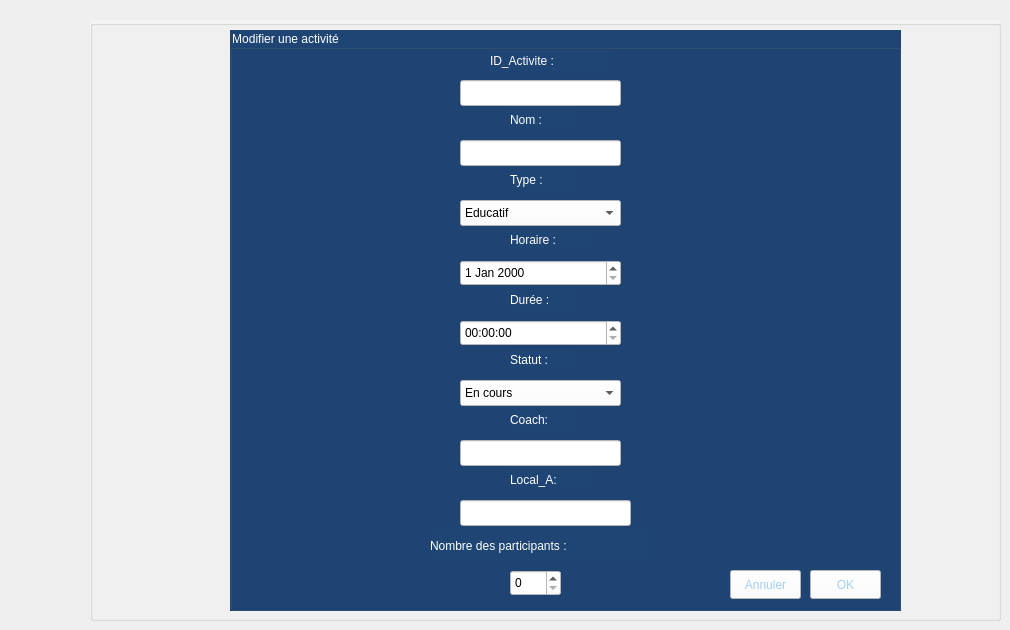
      <widget class="QWidget" name="tab_22">
       <attribute name="title">
        <string>modifierA</string>
       </attribute>
       <widget class="QGroupBox" name="groupBox_24">
        <property name="geometry">
         <rect>
          <x>90</x>
          <y>20</y>
          <width>911</width>
          <height>601</height>
         </rect>
        </property>
        <property name="styleSheet">
         <string notr="true">background-color: rgb(243, 243, 243);
color: rgb(0, 0, 0);
font: 10pt &quot;Times New Roman&quot;;</string>
        </property>
        <property name="title">
         <string/>
        </property>
        <widget class="QGroupBox" name="groupBox_25">
         <property name="geometry">
          <rect>
           <x>140</x>
           <y>10</y>
           <width>671</width>
           <height>581</height>
          </rect>
         </property>
         <property name="styleSheet">
          <string notr="true">background-color: rgb(31, 69, 116);


color: rgb(255,255,255);
font: 12pt &quot;Times New Roman&quot;;</string>
         </property>
         <property name="title">
          <string>Modifier une activité</string>
         </property>
         <widget class="QLabel" name="label_118">
          <property name="geometry">
           <rect>
            <x>280</x>
            <y>140</y>
            <width>63</width>
            <height>20</height>
           </rect>
          </property>
          <property name="styleSheet">
           <string notr="true">color: rgb(255,255,255);
font: 12pt &quot;Times New Roman&quot;;</string>
          </property>
          <property name="text">
           <string>Type :</string>
          </property>
         </widget>
         <widget class="QLabel" name="label_119">
          <property name="geometry">
           <rect>
            <x>280</x>
            <y>80</y>
            <width>63</width>
            <height>20</height>
           </rect>
          </property>
          <property name="styleSheet">
           <string notr="true">color: rgb(255,255,255);
font: 12pt &quot;Times New Roman&quot;;</string>
          </property>
          <property name="text">
           <string>Nom :</string>
          </property>
         </widget>
         <widget class="QLabel" name="label_120">
          <property name="geometry">
           <rect>
            <x>280</x>
            <y>200</y>
            <width>81</width>
            <height>20</height>
           </rect>
          </property>
          <property name="styleSheet">
           <string notr="true">color: rgb(255,255,255);
font: 12pt &quot;Times New Roman&quot;;</string>
          </property>
          <property name="text">
           <string>Horaire :</string>
          </property>
         </widget>
         <widget class="QLabel" name="label_121">
          <property name="geometry">
           <rect>
            <x>280</x>
            <y>260</y>
            <width>63</width>
            <height>20</height>
           </rect>
          </property>
          <property name="styleSheet">
           <string notr="true">color: rgb(255,255,255);
font: 12pt &quot;Times New Roman&quot;;</string>
          </property>
          <property name="text">
           <string>Durée :</string>
          </property>
         </widget>
         <widget class="QComboBox" name="typem">
          <property name="geometry">
           <rect>
            <x>230</x>
            <y>170</y>
            <width>161</width>
            <height>26</height>
           </rect>
          </property>
          <property name="styleSheet">
           <string notr="true">color: rgb(0, 0, 0);
background-color: rgb(255, 255,255);</string>
          </property>
          <item>
           <property name="text">
            <string>Educatif</string>
           </property>
          </item>
          <item>
           <property name="text">
            <string>Sportif</string>
           </property>
          </item>
          <item>
           <property name="text">
            <string>Culturel</string>
           </property>
          </item>
         </widget>
         <widget class="QLabel" name="label_122">
          <property name="geometry">
           <rect>
            <x>200</x>
            <y>500</y>
            <width>221</width>
            <height>31</height>
           </rect>
          </property>
          <property name="styleSheet">
           <string notr="true">color: rgb(255,255,255);
font: 12pt &quot;Times New Roman&quot;;</string>
          </property>
          <property name="text">
           <string>Nombre des participants :</string>
          </property>
         </widget>
         <widget class="QLabel" name="label_123">
          <property name="geometry">
           <rect>
            <x>280</x>
            <y>320</y>
            <width>63</width>
            <height>20</height>
           </rect>
          </property>
          <property name="styleSheet">
           <string notr="true">color: rgb(255,255,255);
font: 12pt &quot;Times New Roman&quot;;</string>
          </property>
          <property name="text">
           <string>Statut :</string>
          </property>
         </widget>
         <widget class="QLabel" name="label_124">
          <property name="geometry">
           <rect>
            <x>280</x>
            <y>380</y>
            <width>63</width>
            <height>20</height>
           </rect>
          </property>
          <property name="styleSheet">
           <string notr="true">color: rgb(255,255,255);
font: 12pt &quot;Times New Roman&quot;;</string>
          </property>
          <property name="text">
           <string>Coach:</string>
          </property>
         </widget>
         <widget class="QLineEdit" name="coachm">
          <property name="geometry">
           <rect>
            <x>230</x>
            <y>410</y>
            <width>161</width>
            <height>26</height>
           </rect>
          </property>
          <property name="styleSheet">
           <string notr="true">background-color: rgb(255, 255, 255);
color: rgb(0, 0, 0);</string>
          </property>
         </widget>
         <widget class="QComboBox" name="statusm">
          <property name="geometry">
           <rect>
            <x>230</x>
            <y>350</y>
            <width>161</width>
            <height>26</height>
           </rect>
          </property>
          <property name="styleSheet">
           <string notr="true">background-color: rgb(255, 255, 255);
color: rgb(0, 0, 0);</string>
          </property>
          <item>
           <property name="text">
            <string>En cours</string>
           </property>
          </item>
          <item>
           <property name="text">
            <string>Prevu</string>
           </property>
          </item>
          <item>
           <property name="text">
            <string>Termiée</string>
           </property>
          </item>
          <item>
           <property name="text">
            <string>Annulée</string>
           </property>
          </item>
         </widget>
         <widget class="QSpinBox" name="npam">
          <property name="geometry">
           <rect>
            <x>280</x>
            <y>540</y>
            <width>51</width>
            <height>26</height>
           </rect>
          </property>
          <property name="styleSheet">
           <string notr="true">background-color: rgb(255, 255, 255);
color: rgb(0, 0, 0);</string>
          </property>
         </widget>
         <widget class="QLineEdit" name="nomm">
          <property name="geometry">
           <rect>
            <x>230</x>
            <y>110</y>
            <width>161</width>
            <height>26</height>
           </rect>
          </property>
          <property name="styleSheet">
           <string notr="true">background-color: rgb(255, 255, 255);
color: rgb(0, 0, 0);</string>
          </property>
         </widget>
         <widget class="QTimeEdit" name="dureem">
          <property name="geometry">
           <rect>
            <x>230</x>
            <y>290</y>
            <width>161</width>
            <height>26</height>
           </rect>
          </property>
          <property name="styleSheet">
           <string notr="true">background-color: rgb(255, 255, 255);
color: rgb(0, 0, 0);</string>
          </property>
         </widget>
         <widget class="QDateEdit" name="horairem">
          <property name="geometry">
           <rect>
            <x>230</x>
            <y>230</y>
            <width>161</width>
            <height>26</height>
           </rect>
          </property>
          <property name="styleSheet">
           <string notr="true">background-color: rgb(255, 255, 255);
color: rgb(0, 0, 0);
font: 12pt &quot;Times New Roman&quot;;</string>
          </property>
         </widget>
         <widget class="QLabel" name="label_125">
          <property name="geometry">
           <rect>
            <x>260</x>
            <y>20</y>
            <width>121</width>
            <height>21</height>
           </rect>
          </property>
          <property name="styleSheet">
           <string notr="true">color: rgb(255,255,255);
font: 12pt &quot;Times New Roman&quot;;</string>
          </property>
          <property name="text">
           <string>ID_Activite :</string>
          </property>
         </widget>
         <widget class="QLineEdit" name="idm">
          <property name="geometry">
           <rect>
            <x>230</x>
            <y>50</y>
            <width>161</width>
            <height>26</height>
           </rect>
          </property>
          <property name="styleSheet">
           <string notr="true">background-color: rgb(255, 255, 255);
color: rgb(0, 0, 0);</string>
          </property>
         </widget>
         <widget class="QPushButton" name="ok_modif_A">
          <property name="geometry">
           <rect>
            <x>580</x>
            <y>540</y>
            <width>71</width>
            <height>29</height>
           </rect>
          </property>
          <property name="styleSheet">
           <string notr="true">font: 12pt &quot;Times New Roman&quot;;
color: rgb(163, 207, 242);

background-color:rgb(255,255,255);</string>
          </property>
          <property name="text">
           <string>OK</string>
          </property>
         </widget>
         <widget class="QPushButton" name="annuler_modif_A">
          <property name="geometry">
           <rect>
            <x>500</x>
            <y>540</y>
            <width>71</width>
            <height>29</height>
           </rect>
          </property>
          <property name="styleSheet">
           <string notr="true">font: 12pt &quot;Times New Roman&quot;;
color: rgb(163, 207, 242);

background-color:rgb(255,255,255);</string>
          </property>
          <property name="text">
           <string>Annuler</string>
          </property>
         </widget>
         <widget class="QLabel" name="label_126">
          <property name="geometry">
           <rect>
            <x>280</x>
            <y>440</y>
            <width>81</width>
            <height>20</height>
           </rect>
          </property>
          <property name="styleSheet">
           <string notr="true">color: rgb(255,255,255);
font: 12pt &quot;Times New Roman&quot;;</string>
          </property>
          <property name="text">
           <string>Local_A:</string>
          </property>
         </widget>
         <widget class="QLineEdit" name="local_Am">
          <property name="geometry">
           <rect>
            <x>230</x>
            <y>470</y>
            <width>171</width>
            <height>26</height>
           </rect>
          </property>
          <property name="styleSheet">
           <string notr="true">background-color: rgb(255, 255, 255);
color: rgb(0, 0, 0);</string>
          </property>
         </widget>
        </widget>
       </widget>
      </widget>
